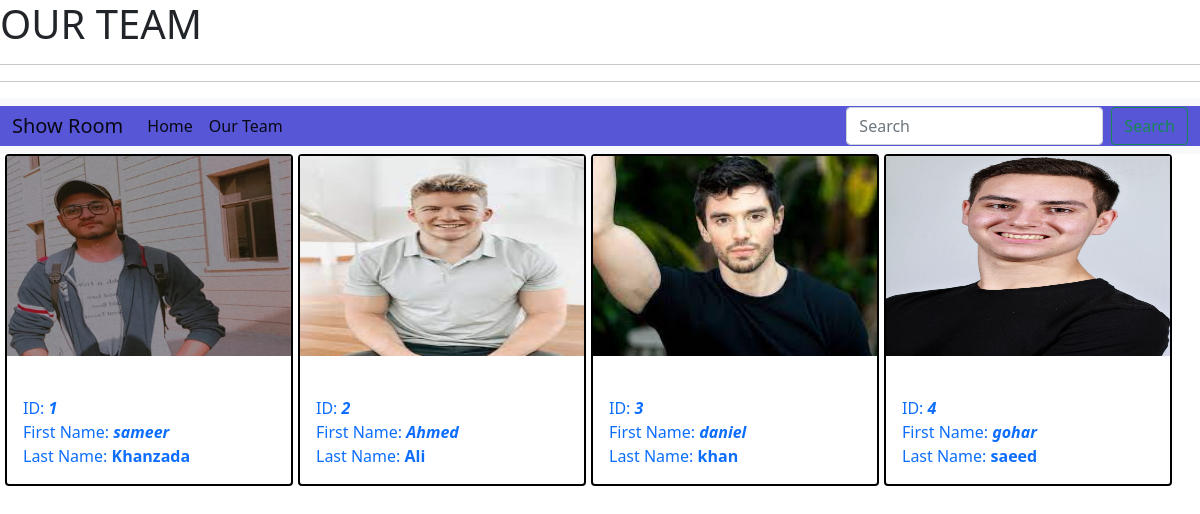
Page /team/ on the committed database.
### system/models.py (models this page shows, shortened)
class Staff(models.Model):
    image = models.ImageField(null = True , blank = True)
    first_name = models.CharField(max_length=200 , default="unamed" , null=True)
    last_name = models.CharField(max_length=200 , default="unamed" , null=True)
    designation = models.CharField(max_length=200 , default="unamed" , null=True)
    contact = models.CharField(max_length=200 , default="unamed" , null=True)
    email = models.EmailField(max_length=200 , unique = True)
    join_date = models.DateField()
    showroom_staff = models.ForeignKey(ShowRoom, on_delete=models.CASCADE)

### system/views.py (the view)
# urls.py: path("team/", views.team , name="team"),
def team(request ):
    members = Staff.objects.all()
    return render(request , "system/team.html" , {"members":members})

### system/templates/system/team.html
{% extends 'system/navbar.html' %}
{% block heading %}
<h1>OUR TEAM</h1>
 <hr>
      <hr>
{% endblock heading %}
{% block content %}
      {% for mem in members %}
       <a href="{% url  'team_member' mem.id   %}" >
      <div class="card" style="width: 18rem;float:left; margin-left:5px ; border:2px solid black">
        <img style="width:150 ; height: 200px;" src="{{ mem.image.url }}" alt="not found">
        <br>
        <div class="card-body">
            <span class="card-title"> ID: <b><i> {{ mem.id }} </i></b></span> <br>
           <span class="card-title"> First Name: <b><i> {{ mem.first_name }} </i></b></span> <br>
           <span class="card-title"> Last Name:<b></i> {{ mem.last_name }} </i></b></span> <br>
            </div>
      </div>
    </a>
      {% endfor %}
{% endblock content %}

### rows in the picture
Staff: image (picture), id "1", first_name "sameer", last_name "Khanzada"
Staff: image (picture), id "2", first_name "Ahmed", last_name "Ali"
Staff: image (picture), id "3", first_name "daniel", last_name "khan"
Staff: image (picture), id "4", first_name "gohar", last_name "saeed"
